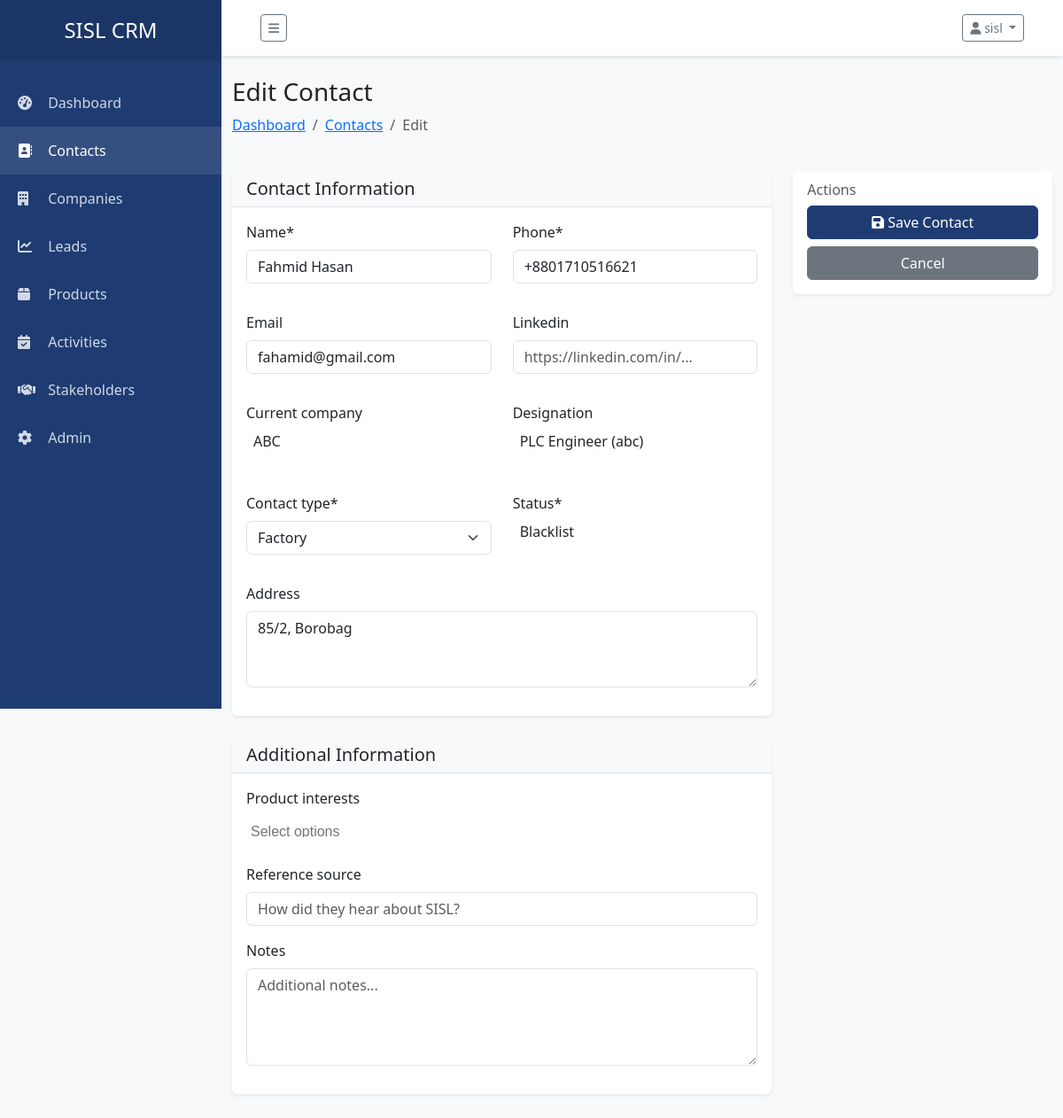
Page /contacts/676150e6-4721-41dd-9a88-abb994cc4f58/edit/ (signed in) on the committed database.
### crm/models.py (models this page shows, shortened)
class TimestampedModel(models.Model):
    created_at = models.DateTimeField(auto_now_add=True)
    updated_at = models.DateTimeField(auto_now=True)
    created_by = models.ForeignKey(
        User,
        related_name='%(class)s_created',
        on_delete=models.SET_NULL,
        null=True,
        blank=True
    )
    updated_by = models.ForeignKey(
        User,
        related_name='%(class)s_updated',
        on_delete=models.SET_NULL,
        null=True,
        blank=True
    )
    class Meta:
        abstract = True

class SoftDeleteModel(models.Model):
    is_deleted = models.BooleanField(default=False)
    deleted_at = models.DateTimeField(null=True, blank=True)
    deleted_by = models.ForeignKey(
        User,
        related_name='%(class)s_deleted',
        on_delete=models.SET_NULL,
        null=True,
        blank=True
    )
    class Meta:
        abstract = True

class Contact(TimestampedModel, SoftDeleteModel):
    id = models.UUIDField(primary_key=True, default=uuid.uuid4, editable=False)
    name = models.CharField(max_length=255)
    phone = models.CharField(max_length=20, db_index=True)
    email = models.EmailField(blank=True, db_index=True)
    designation = models.ForeignKey(Designation, on_delete=models.SET_NULL, null=True, blank=True)
    current_company = models.ForeignKey(
        Company,
        related_name='current_employees',
        on_delete=models.SET_NULL,
        null=True,
        blank=True
    )
    contact_type = models.CharField(max_length=50, choices=[
        ('head_office', 'Head Office'),
        ('factory', 'Factory'),
        ('branch', 'Branch Office'),
    ], default='head_office')
    status = models.ForeignKey(ContactStatus, on_delete=models.SET_NULL, null=True)
    linkedin = models.URLField(blank=True)
    address = models.TextField(blank=True)
    product_interests = models.ManyToManyField(ProductCategory, blank=True)
    reference_source = models.CharField(max_length=255, blank=True)
    notes = models.TextField(blank=True)
    class Meta:
        ordering = ['name']
        indexes = [
            models.Index(fields=['phone']),
            models.Index(fields=['email']),
            models.Index(fields=['current_company', 'name']),
        ]

class Company(TimestampedModel, SoftDeleteModel):
    id = models.UUIDField(primary_key=True, default=uuid.uuid4, editable=False)
    name = models.CharField(max_length=255)
    industry = models.ForeignKey(Industry, on_delete=models.SET_NULL, null=True, blank=True)
    website = models.URLField(blank=True)
    phone = models.CharField(max_length=20, blank=True)
    email = models.EmailField(blank=True)
    address = models.TextField(blank=True)
    zone = models.ForeignKey(Zone, on_delete=models.SET_NULL, null=True, blank=True)
    company_size = models.CharField(max_length=50, blank=True, choices=[
        ('1-10', '1-10 employees'),
        ('11-50', '11-50 employees'),
        ('51-200', '51-200 employees'),
        ('201-500', '201-500 employees'),
        ('500+', '500+ employees'),
    ])
    annual_revenue = models.DecimalField(max_digits=15, decimal_places=2, null=True, blank=True)
    tax_id = models.CharField(max_length=50, blank=True)
    bank_name = models.CharField(max_length=100, blank=True)
    bank_account = models.CharField(max_length=50, blank=True)
    bank_branch = models.CharField(max_length=100, blank=True)
    notes = models.TextField(blank=True)
    class Meta:
        verbose_name_plural = 'Companies'
        ordering = ['name']
    def __str__(self):
        return self.name

class Designation(models.Model):
    name = models.CharField(max_length=100, unique=True)
    department = models.CharField(max_length=100, blank=True)
    level = models.IntegerField(default=0, help_text='Seniority level')
    is_active = models.BooleanField(default=True)
    class Meta:
        ordering = ['level', 'name']
    def __str__(self):
        return f"{self.name} ({self.department})" if self.department else self.name

class ContactStatus(models.Model):
    id = models.UUIDField(primary_key=True, default=uuid.uuid4, editable=False)
    name = models.CharField(max_length=50, unique=True)
    color = models.CharField(max_length=20, default='gray')
    order = models.IntegerField(default=0, help_text="Order for display in dropdowns")  # <-- add this
    is_active = models.BooleanField(default=True)
    class Meta:
        ordering = ['order', 'name']
    def __str__(self):
        return self.name

### crm/views.py (the view, shortened to what this page needs)
# urls.py: path('contacts/<uuid:pk>/edit/', views.ContactUpdateView.as_view(), name='contact_update'),
class ContactUpdateView(LoginRequiredMixin, SuccessMessageMixin, UpdateView):
    model = Contact
    form_class = ContactForm
    template_name = 'crm/contacts/form.html'
    success_message = "Contact updated successfully"
    def get_queryset(self):
        return Contact.objects.filter(is_deleted=False)

### templates/crm/contacts/form.html (shortened to what this page needs)
{% extends 'base.html' %}
{% load crispy_forms_tags %}
{% block content %}
<div class="row mb-4">
    <div class="col-12">
        <h1 class="h3">{% if object %}Edit Contact{% else %}New Contact{% endif %}</h1>
        <nav aria-label="breadcrumb">
            <ol class="breadcrumb">
                <li class="breadcrumb-item"><a href="{% url 'crm:dashboard' %}">Dashboard</a></li>
                <li class="breadcrumb-item"><a href="{% url 'crm:contact_list' %}">Contacts</a></li>
                <li class="breadcrumb-item active">{% if object %}Edit{% else %}New{% endif %}</li>
            </ol>
        </nav>
    </div>
</div>
<form method="post" class="needs-validation" novalidate>
    <div class="row">
        <div class="col-md-8">
            <div class="card mb-4">
                <div class="card-header">
                    <h5 class="card-title mb-0">Contact Information</h5>
                </div>
                <div class="card-body">
                    <div class="row">
                        <div class="col-md-6 mb-3">
                            {{ form.name|as_crispy_field }}
                        </div>
                        <div class="col-md-6 mb-3">
                            {{ form.phone|as_crispy_field }}
                        </div>
                    </div>
                    <div class="row">
                        <div class="col-md-6 mb-3">
                            {{ form.email|as_crispy_field }}
                        </div>
                        <div class="col-md-6 mb-3">
                            {{ form.linkedin|as_crispy_field }}
                        </div>
                    </div>
                    <div class="row">
                        <div class="col-md-6 mb-3">
                            {{ form.current_company|as_crispy_field }}
                        </div>
                        <div class="col-md-6 mb-3">
                            {{ form.designation|as_crispy_field }}
                        </div>
                    </div>
                    <div class="row">
                        <div class="col-md-6 mb-3">
                            {{ form.contact_type|as_crispy_field }}
                        </div>
                        <div class="col-md-6 mb-3">
                            {{ form.status|as_crispy_field }}
                        </div>
                    </div>
                    <div class="mb-3">
                        {{ form.address|as_crispy_field }}
                    </div>
                </div>
            </div>
            <div class="card">
                <div class="card-header">
                    <h5 class="card-title mb-0">Additional Information</h5>
                </div>
                <div class="card-body">
                    <div class="mb-3">
                        {{ form.product_interests|as_crispy_field }}
                    </div>
                    <div class="mb-3">
                        {{ form.reference_source|as_crispy_field }}
                    </div>
                    <div class="mb-3">
                        {{ form.notes|as_crispy_field }}
                    </div>
                </div>
            </div>
        </div>
        <div class="col-md-4">
            <div class="card mb-4">
                <div class="card-body">
                    <h6 class="card-subtitle mb-2 text-muted">Actions</h6>
                    <button type="submit" class="btn btn-primary w-100 mb-2">
                        <i class="fas fa-save"></i> Save Contact
                    </button>
                    <a href="{% if object %}{% url 'crm:contact_detail' object.id %}{% else %}{% url 'crm:contact_list' %}{% endif %}"
                       class="btn btn-secondary w-100">
                        Cancel
                    </a>
                </div>
            </div>
        </div>
    </div>
</form>
{% endblock %}

### templates/base.html (shortened to what this page needs)
<!DOCTYPE html>
<html lang="en">
<head>
    <link href="https://cdn.jsdelivr.net/npm/bootstrap@5.3.0/dist/css/bootstrap.min.css" rel="stylesheet">
    <link rel="stylesheet" href="https://cdnjs.cloudflare.com/ajax/libs/font-awesome/6.4.0/css/all.min.css">
    <link href="https://cdn.jsdelivr.net/npm/select2@4.1.0-rc.0/dist/css/select2.min.css" rel="stylesheet" />
    <link href="https://cdn.jsdelivr.net/npm/select2-bootstrap-5-theme@1.3.0/dist/select2-bootstrap-5-theme.min.css" rel="stylesheet" />
</head>
<body>
    <nav class="sidebar" id="sidebar">
        <div class="sidebar-header">
            <h3>SISL CRM</h3>
        </div>
        <ul class="components">
            <li class="{% if request.resolver_match.url_name == 'dashboard' %}active{% endif %}">
                <a href="{% url 'crm:dashboard' %}">
                    <i class="fas fa-tachometer-alt"></i>
                    Dashboard
                </a>
            </li>
            <li class="{% if 'contact' in request.resolver_match.url_name %}active{% endif %}">
                <a href="{% url 'crm:contact_list' %}">
                    <i class="fas fa-address-book"></i>
                    Contacts
                </a>
            </li>
            <li class="{% if 'company' in request.resolver_match.url_name %}active{% endif %}">
                <a href="{% url 'crm:company_list' %}">
                    <i class="fas fa-building"></i>
                    Companies
                </a>
            </li>
            <li class="{% if 'lead' in request.resolver_match.url_name %}active{% endif %}">
                <a href="{% url 'crm:lead_list' %}">
                    <i class="fas fa-chart-line"></i>
                    Leads
                </a>
            </li>
            <li class="{% if 'product' in request.resolver_match.url_name %}active{% endif %}">
                <a href="{% url 'crm:product_list' %}">
                    <i class="fas fa-box"></i>
                    Products
                </a>
            </li>
            <li class="{% if 'activity' in request.resolver_match.url_name %}active{% endif %}">
                <a href="{% url 'crm:activity_list' %}">
                    <i class="fas fa-calendar-check"></i>
                    Activities
                </a>
            </li>
            <li class="{% if 'stakeholder' in request.resolver_match.url_name %}active{% endif %}">
                <a href="{% url 'crm:stakeholder_list' %}">
                    <i class="fas fa-handshake"></i>
                    Stakeholders
                </a>
            </li>
            {% if user.is_staff %}
            <li>
                <a href="{% url 'admin:index' %}">
                    <i class="fas fa-cog"></i>
                    Admin
                </a>
            </li>
            {% endif %}
        </ul>
    </nav>
    <div class="content">
        <nav class="navbar navbar-custom">
            <div class="container-fluid">
                <button type="button" id="sidebarCollapse" class="btn btn-sm btn-outline-secondary">
                    <i class="fas fa-bars"></i>
                </button>
                <div class="ms-auto d-flex align-items-center">
                    <div class="dropdown">
                        <button class="btn btn-sm btn-outline-secondary dropdown-toggle" type="button" data-bs-toggle="dropdown">
                            <i class="fas fa-user"></i> {{ user.get_full_name|default:user.username }}
                        </button>
                    </div>
                </div>
            </div>
        </nav>
        <main class="container-fluid py-4">
            {% block content %}{% endblock %}
        </main>
    </div>
</body>
</html>

### templates/base.html (style rules this page uses)
:root { --primary-color: #1e3c72; --secondary-color: #2a5298; --success-color: #28a745; --danger-color: #dc3545; --warning-color: #ffc107; --sidebar-width: 250px; }
body { background-color: #f8f9fa; }
.sidebar { width: var(--sidebar-width); min-height: 100vh; background-color: var(--primary-color); position: fixed; top: 0; left: 0; z-index: 100; transition: all 0.3s; }
.sidebar .sidebar-header { padding: 20px; background: rgba(0, 0, 0, 0.1); text-align: center; }
.sidebar .sidebar-header h3 { color: white; margin: 0; font-size: 1.5rem; }
.sidebar ul.components { padding: 20px 0; list-style: none; }
.sidebar ul li a { padding: 15px 20px; font-size: 1rem; display: block; color: rgba(255, 255, 255, 0.8); text-decoration: none; transition: all 0.3s; }
.sidebar ul li a:hover, .sidebar ul li.active > a { color: white; background: rgba(255, 255, 255, 0.1); }
.sidebar ul li a i { margin-right: 10px; width: 20px; }
.content { width: calc(100% - var(--sidebar-width)); margin-left: var(--sidebar-width); min-height: 100vh; transition: all 0.3s; }
.navbar-custom { background-color: white; box-shadow: 0 2px 4px rgba(0,0,0,.1); padding: 1rem 2rem; }
.card { border: none; box-shadow: 0 0.125rem 0.25rem rgba(0, 0, 0, 0.075); margin-bottom: 1.5rem; }
.card-header { background-color: #f8f9fa; border-bottom: 1px solid #dee2e6; font-weight: 600; }
.btn-primary { background-color: var(--primary-color); border-color: var(--primary-color); }

### rows in the picture
Contact: name "Fahmid Hasan", phone "+8801710516621", email "fahamid@gmail.com", current_company|as_crispy_field "Current company", designation|as_crispy_field "Designation", contact_type "Factory", status|as_crispy_field "Status *", address "85/2, Borobag", product_interests|as_crispy_field "Product interests"

### other values in the picture
{{ user.get_full_name|default:user.username }} "sisl"
